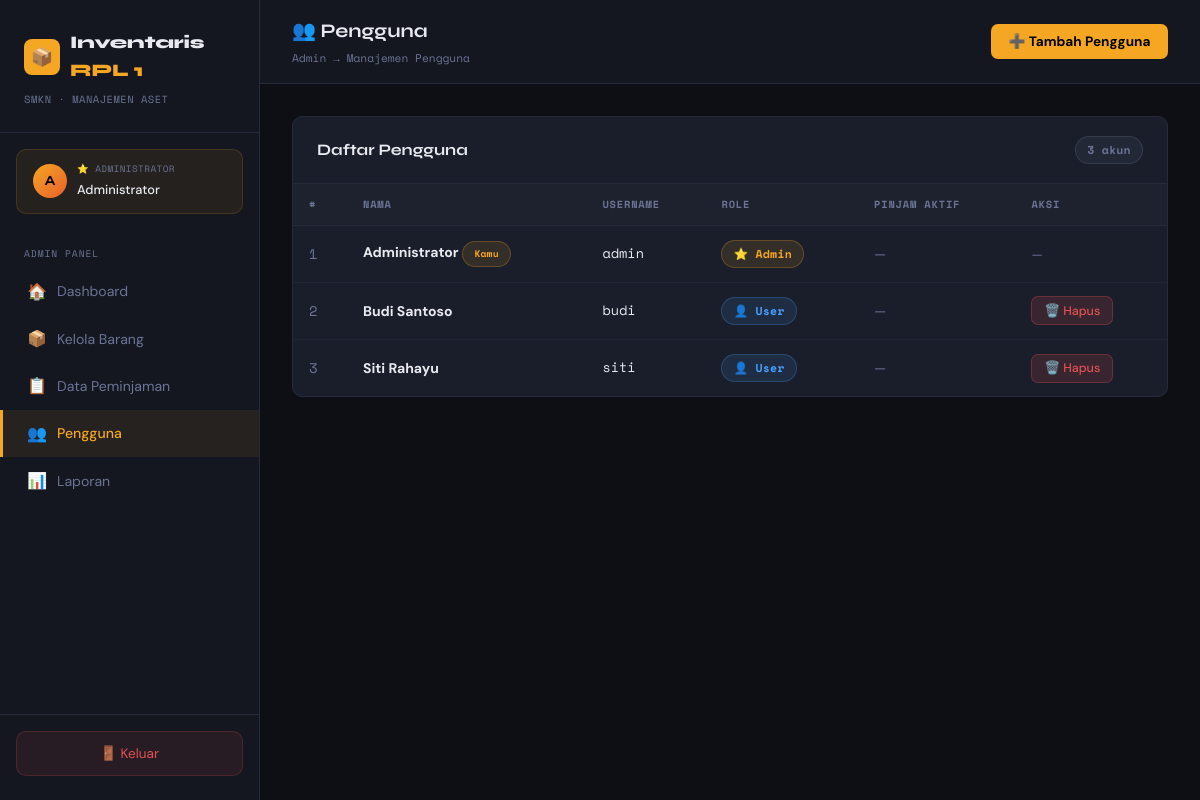
The page /admin/pengguna.php (signed in) on the database its author committed.
### tables this page shows
CREATE TABLE IF NOT EXISTS user (
    id_user INT AUTO_INCREMENT PRIMARY KEY,
    nama VARCHAR(100) NOT NULL,
    username VARCHAR(50) NOT NULL UNIQUE,
    password VARCHAR(255) NOT NULL,
    role ENUM('admin','user') DEFAULT 'user',
    created_at TIMESTAMP DEFAULT CURRENT_TIMESTAMP
);

### includes/config.php (called while the page is built, shortened)
<?php
function clean($str) {
    return htmlspecialchars(strip_tags(trim($str)));
}
?>

### includes/auth.php (called while the page is built, shortened)
<?php
function currentUser() {
    return $_SESSION['user'] ?? null;
}
?>

### admin/pengguna.php (the view, shortened to what this page needs)
<?php
require_once '../includes/config.php';
require_once '../includes/auth.php';
$users = $conn->query("SELECT u.*, (SELECT COUNT(*) FROM peminjaman WHERE id_user=u.id_user AND status='dipinjam') AS aktif_pinjam FROM user u ORDER BY u.role, u.id_user");
?>
<!DOCTYPE html>
<html lang="id">
<head>
    <link rel="stylesheet" href="../includes/style.css">
</head>
<body>
<div class="wrapper">
    <?php include '../includes/sidebar.php'; ?>
    <div class="main">
        <div class="topbar">
            <div><h2>👥 Pengguna</h2><div class="breadcrumb">Admin → Manajemen Pengguna</div></div>
            <div class="topbar-right">
                <button class="btn btn-primary" onclick="document.getElementById('modalTambah').classList.add('show')">➕ Tambah Pengguna</button>
            </div>
        </div>
        <div class="content">
            <div class="card">
                <div class="card-header">
                    <h3>Daftar Pengguna</h3>
                    <span class="badge badge-muted mono"><?= $users->num_rows ?> akun</span>
                </div>
                <div class="table-wrap">
                    <table>
                        <thead><tr><th>#</th><th>Nama</th><th>Username</th><th>Role</th><th>Pinjam Aktif</th><th>Aksi</th></tr></thead>
                        <tbody>
                        <?php while ($row = $users->fetch_assoc()):
                            $isMe = $row['id_user'] == currentUser()['id_user'];
                        ?>
                            <tr>
                                <td class="mono" style="color:var(--muted)"><?= $row['id_user'] ?></td>
                                <td><strong><?= clean($row['nama']) ?></strong> <?= $isMe ? '<span class="badge badge-amber" style="font-size:.6rem">Kamu</span>' : '' ?></td>
                                <td class="mono" style="font-size:.85rem"><?= clean($row['username']) ?></td>
                                <td><?= $row['role'] === 'admin' ? '<span class="badge badge-amber">⭐ Admin</span>' : '<span class="badge badge-blue">👤 User</span>' ?></td>
                                <td><?= $row['aktif_pinjam'] > 0 ? "<span class=\"badge badge-amber\">{$row['aktif_pinjam']} aktif</span>" : '<span style="color:var(--muted)">—</span>' ?></td>
                                <td>
                                    <?php if (!$isMe): ?>
                                    <form method="POST" onsubmit="return confirm('Hapus pengguna ini?')">
                                        <button type="submit" class="btn btn-danger btn-sm">🗑️ Hapus</button>
                                    </form>
                                    <?php else: ?><span style="color:var(--muted);font-size:.8rem">—</span><?php endif; ?>
                                </td>
                            </tr>
                        <?php endwhile; ?>
                        </tbody>
                    </table>
                </div>
            </div>
        </div>
    </div>
</div>
</body>
</html>

### includes/style.css (style rules this page uses)
:root { --bg: #0d0f14; --surface: #141720; --card: #1a1e2a; --border: #252b3b; --accent: #f5a623; --accent2: #e8602c; --green: #27c484; --red: #e05252; --blue: #4a9eff; --text: #e8eaf0; --muted: #6b7494; --font-head: 'Syne', sans-serif; --font-mono: 'Space Mono', monospace; --font-body: 'DM Sans', sans-serif; --radius: 10px; --shadow: 0 8px 32px rgba(0,0,0,0.4); }
*, *::before, *::after { box-sizing: border-box; margin: 0; padding: 0; }
html { scroll-behavior: smooth; }
body { background: var(--bg); color: var(--text); font-family: var(--font-body); font-size: 15px; line-height: 1.6; min-height: 100vh; }
.wrapper { display: flex; min-height: 100vh; }
.main { margin-left: 260px; flex: 1; display: flex; flex-direction: column; }
.topbar { background: var(--surface); border-bottom: 1px solid var(--border); padding: 1rem 2rem; display: flex; align-items: center; justify-content: space-between; position: sticky; top: 0; z-index: 50; }
.topbar h2 { font-family: var(--font-head); font-size: 1.2rem; font-weight: 700; color: var(--text); }
.topbar .breadcrumb { font-family: var(--font-mono); font-size: .7rem; color: var(--muted); margin-top: 2px; }
.topbar-right { display: flex; align-items: center; gap: 12px; }
.content { padding: 2rem; flex: 1; }
.card { background: var(--card); border: 1px solid var(--border); border-radius: var(--radius); overflow: hidden; margin-bottom: 1.5rem; }
.card-header { padding: 1.2rem 1.5rem; border-bottom: 1px solid var(--border); display: flex; align-items: center; justify-content: space-between; gap: 1rem; }
.card-header h3 { font-family: var(--font-head); font-size: 1rem; font-weight: 700; color: var(--text); }
.table-wrap { overflow-x: auto; }
table { width: 100%; border-collapse: collapse; font-size: .875rem; }
thead th { padding: .75rem 1rem; text-align: left; font-family: var(--font-mono); font-size: .65rem; text-transform: uppercase; letter-spacing: .08em; color: var(--muted); background: rgba(255,255,255,.02); border-bottom: 1px solid var(--border); white-space: nowrap; }
tbody td { padding: .85rem 1rem; border-bottom: 1px solid rgba(37,43,59,.6); color: var(--text); vertical-align: middle; }
tbody tr:last-child td { border-bottom: none; }
.badge { display: inline-flex; align-items: center; gap: 4px; padding: .25rem .7rem; border-radius: 20px; font-size: .72rem; font-weight: 600; font-family: var(--font-mono); letter-spacing: .02em; }
.badge-amber { background: rgba(245,166,35,.12); color: var(--accent); border: 1px solid rgba(245,166,35,.25); }
.badge-blue { background: rgba(74,158,255,.12); color: var(--blue); border: 1px solid rgba(74,158,255,.25); }
.badge-muted { background: rgba(107,116,148,.12); color: var(--muted); border: 1px solid rgba(107,116,148,.25); }
.btn { display: inline-flex; align-items: center; gap: 6px; padding: .55rem 1.1rem; border-radius: 7px; font-size: .85rem; font-weight: 500; font-family: var(--font-body); cursor: pointer; border: none; transition: all .2s; text-decoration: none; white-space: nowrap; }
.btn-primary { background: var(--accent); color: #000; font-weight: 700; }
.btn-danger { background: rgba(224,82,82,.15); color: var(--red); border: 1px solid rgba(224,82,82,.3); }
.btn-sm { padding: .35rem .75rem; font-size: .78rem; }
.mono { font-family: var(--font-mono); }

### rows shown on the page
user: id_user "1", nama "Administrator", shows "Kamu", username "admin", role "⭐ Admin"
user: id_user "2", nama "Budi Santoso", username "budi", role "👤 User"
user: id_user "3", nama "Siti Rahayu", username "siti", role "👤 User"

### other values the page prints
$initial "A"
$user['nama'] "Administrator"
$users->num_rows "3"
